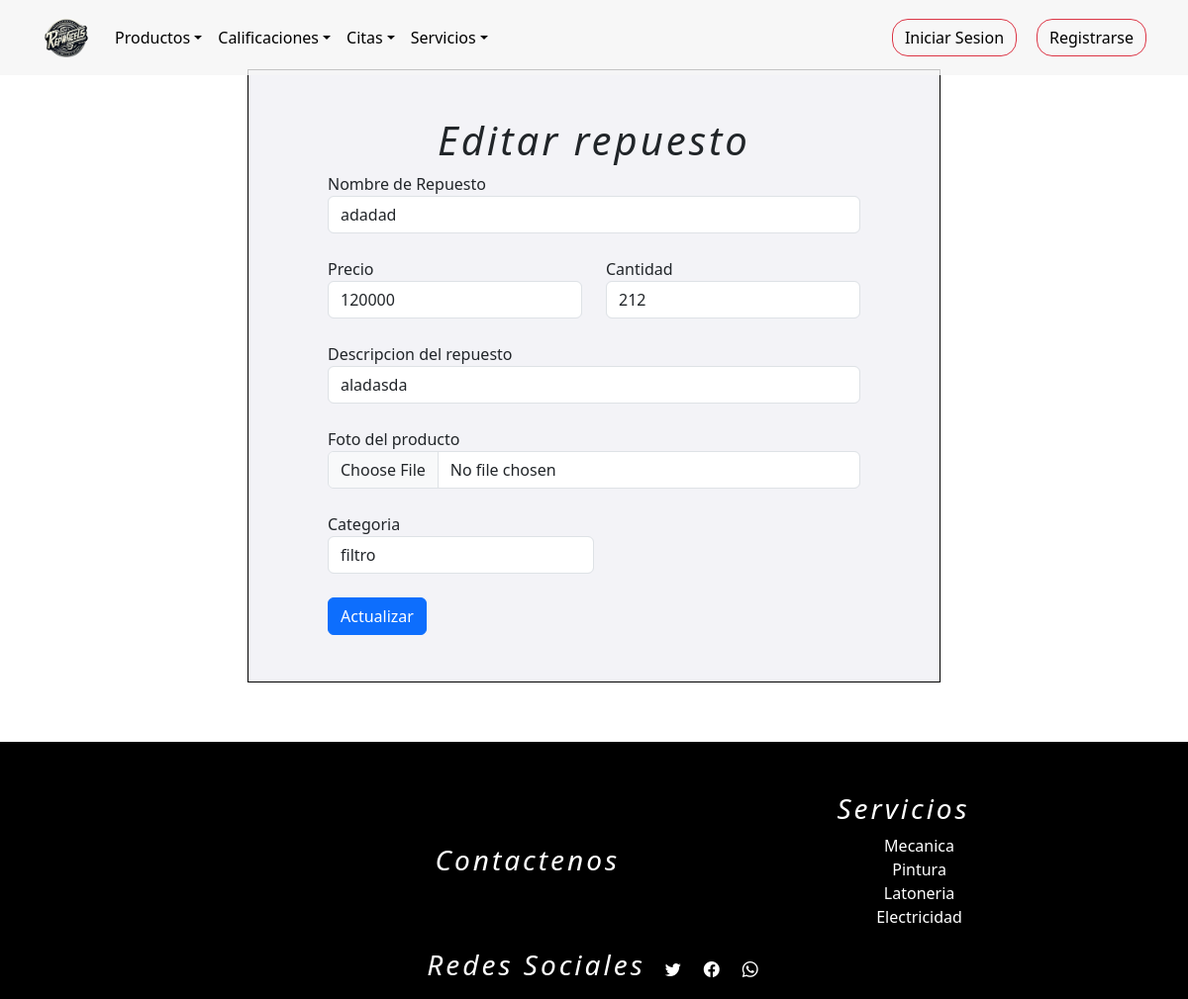
Page /editarProductos/23 on the committed database.
### tienda/models.py (models this page shows, shortened)
class Productos(models.Model):
    nombre=models.CharField(max_length=254)
    Precio=models.IntegerField(null = False)
    descripcion_producto = models.TextField()
    cantidad=models.IntegerField()
    categoria=models.ForeignKey(Categoria,on_delete=models.DO_NOTHING,blank=False,null=True)
    foto = models.ImageField(upload_to="media/", default="media/default.png")

class Categoria(models.Model):
    nombre=models.CharField(max_length=254)
    descripcion_categoria = models.TextField()

### tienda/views.py (the view)
# urls.py: path("editarProductos/<int:id>", views.editarProductos, name="editarProductos"),
def editarProductos(request, id):
	q = Productos.objects.get(pk=id)
	c = Categoria.objects.all()
	contexto = {"data": q, "categoria": c}
	return render(request, "tienda/productos/editarProductos.html", contexto)

### tienda/templates/tienda/productos/editarProductos.html (shortened to what this page needs)
{% extends 'tienda/base2.html' %}
{% load static %}
{% block contenedor %}
<main>
    <form class="form2" action="{% url 'actualizarProductos' %}" method="post" enctype="multipart/form-data">
      <h1 style="text-align: center;">Editar repuesto</h1>
      <div class="form-row">
        <div class="form-group col-md-12">
          <label for="inputEmail4">Nombre de Repuesto</label>
          <input type="text" class="form-control" id="Nombre" placeholder="Nombre" name="nombre" value="{{ data.nombre }}">
        </div>
        <br>
        <div class="row">
          <div class="col">
            <div class="form-group col-md-12">
              <label for="inputEmail4">Precio</label>
              <input type="number" class="form-control" id="Nombre" placeholder="Nombre" name="precio" value="{{ data.Precio }}">
            </div>
          </div><br>
          <div class="col">
            <div class="form-group col-md-12">
              <label for="inputCantidad">Cantidad</label>
              <input type="number" class="form-control" id="cantidad" placeholder="Cantidad" name="cantidad" value="{{ data.cantidad}}">
            </div>
          </div>
        </div>
        <br>
        <div class="form-group col-md-12">
          <label for="inputEmail4">Descripcion del repuesto</label>
          <input type="text" class="form-control" id="descripcion" placeholder="descripcion" name="descripcion_producto" value="{{ data.descripcion_producto }}">
        </div>
        <br>
        <div class="form-group col-md-12">
          <label for="inputEmail4">Foto del producto</label>
          <input class="form-control" type="file" name="foto_new" placeholder="foto" value="{{ data.foto.url }}">
        </div>
        <br>
        <label for="">Categoria</label>
        <div class="col-6">
            <select class="form-control" name="categoria">
                {% for c in categoria %}
                    <option value="{{ c.id }}" {% if data.categoria.id == c.id %}selected{% endif %}>{{ c.nombre }}</option>
                {% endfor %}
            </select>
        </div>
        <br>
        <button type="submit" class="btn btn-primary">Actualizar</button>
      </div>
    </form>
</main>
{% endblock %}

### tienda/static/tienda/css/registrarPr.css (style rules this page uses)
main { display: flex; justify-content: space-around; height: 100%; padding: 5%; }
footer h3,h1 { text-align: center; font-style: italic; letter-spacing: 3px; }
.form2 { margin-top: 10px ; height: 620px; width: 700px; display: flex; flex-direction: column; justify-content: center; align-items: center; background-color: #f3f3f7; border: black 1px solid; }

### rows in the picture
Productos: nombre "adadad", precio "120000", cantidad "212", descripcion_producto "aladasda", categoria "filtro"
